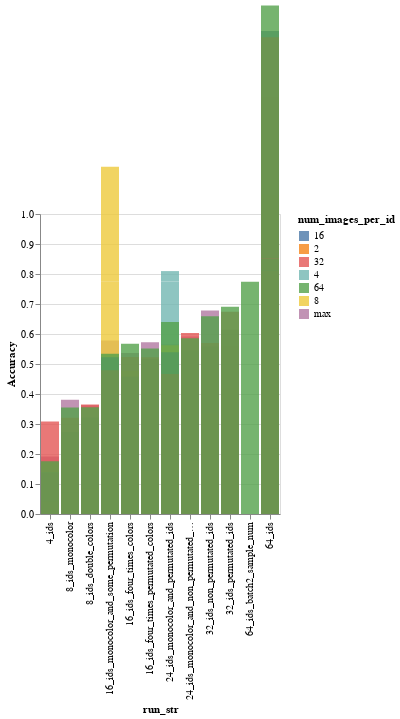

Source (notebook cell):
### Code cell
import altair as alt


def all_trains_in_amount(df, amount,selection):
    
    sorted_list = ['4_ids']
    chart_df_for_num_images= df[df['num_images_per_id']==amount]
    
    return alt.Chart(chart_df_for_num_images).mark_bar().encode(
    x=alt.X('run_str', sort=['4_ids', '8_ids_monocolor', '8_ids_double_colors',
       '16_ids_monocolor_and_some_permutation',
                             
       
       '16_ids_four_times_colors',
       '16_ids_four_times_permutated_colors',
        '24_ids_monocolor_and_permutated_ids',
       '24_ids_monocolor_and_non_permutated_ids',
        '32_ids_non_permutated_ids',
       '32_ids_permutated_ids',
        '64_ids_batch2_sample_num', '64_ids',]),
    
    y=alt.Y('Accuracy', scale=alt.Scale(domain=(0,1.0))),
    color=alt.condition(selection, 'num_images_per_id', alt.value('grey')),
    opacity=alt.condition(selection, alt.value(0.8), alt.value(0.1)),
    )

# Load the data
melted_df

# Create a selection
year_slider = alt.binding_select(options=['2','4','8','16','24','32','64','max'])
selection = alt.selection_point(fields=['num_images_per_id'],bind=year_slider)


df = melted_df[melted_df['KNN_type']=='1NN']
amount_imgs_per_ids = melted_df['num_images_per_id'].unique()
print(amount_imgs_per_ids)
charts = [] 

##create colors for 
for amount in amount_imgs_per_ids:
    
    charts.append(all_trains_in_amount(df, amount, selection))


# bottom = alt.Chart(df).mark_bar().encode(
# color='num_images_per_id',
#     x='num_images_per_id',

# ).add_params(selection)

layered_chart = alt.layer(*charts).add_selection(selection)


layered_chart

# chart1 = all_trains_in_amount(df, '64')
# chart1
